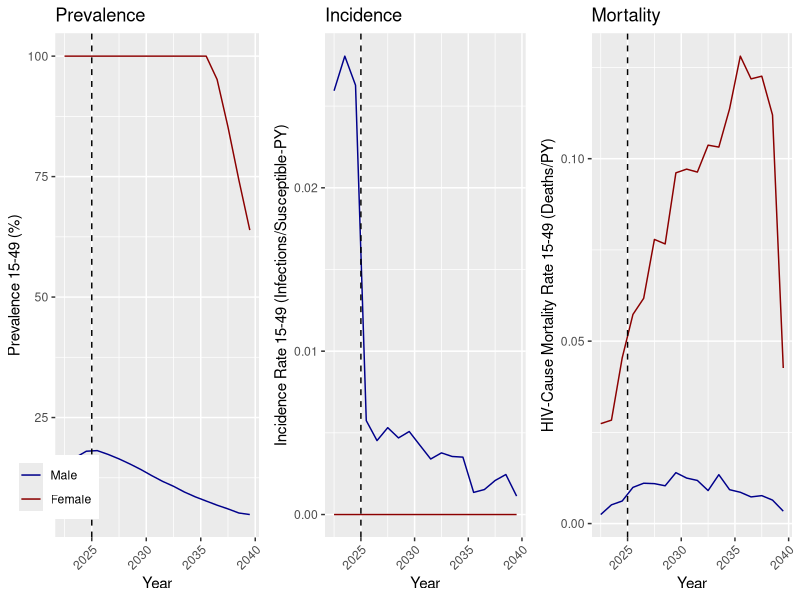

Here is the R script that generated this plot:
# SUMMARY: Plot HIV prevalence, incidence rate, and mortality rate for ages 15-49 by gender
# INPUT: output/ReportHIVByAgeAndGender.csv
# OUTPUT: figs/HIV_Summary.png

rm( list=ls( all=TRUE ) )
graphics.off()

library(reshape)
library(ggplot2)
library(gridExtra)

PrEP_YEAR = 2025

fig_dir = 'figs'
if( !file.exists(fig_dir) ) {
    dir.create(fig_dir)
}

dat = read.csv(file.path("output", "ReportHIVByAgeAndGender.csv"))

prevalent.m = melt(dat, 
    id=c("Year", "Gender", "Age"),
    measure=c("Population", "Infected", "On_ART"))

incident.m = melt(dat, 
    id=c("Year", "Gender", "Age"),
    measure=c("Died", "Died_from_HIV", "Newly.Infected"))

Years = unique(prevalent.m$Year)
nYears = 2*floor(length(Years)/2)   # Make it even
midYears = Years[seq(0,nYears-1) %% 2 == 0]   # First is mid-year

# midYear function for stitching half years together
midYear = function(year) {
    if( any(midYears == year) ) {
        return(year)
    }

    idx = which(year == Years)
    stopifnot(idx > 0)
    return( Years[[idx-1]] )
}

prevalent.m = prevalent.m[prevalent.m$Year %in% midYears,]
prevalent.c = cast(prevalent.m, Year + Gender~ variable, sum, subset=(Age>=15 & Age<50))

incident.m$Year = sapply(incident.m$Year, midYear)
incident.c = cast(incident.m, Year + Gender ~ variable, sum, subset=(Age>=15 & Age<50))

both.c = merge(prevalent.c, incident.c, by=c("Year", "Gender"))
both.c$Prevalence = 100 * both.c$Infected / both.c$Population
both.c$IncidenceRate = both.c$Newly.Infected / (both.c$Population - both.c$Infected)
both.c$IncidenceRate[ is.nan(both.c$IncidenceRate) ] = 0
both.c$HIVCauseMortalityRate = both.c$Died_from_HIV / both.c$Population
both.c$Gender = factor(both.c$Gender, labels=c("Male", "Female"))

p.prevalence = ggplot(both.c, aes(x=Year, y=Prevalence, colour=Gender)) +
    geom_line() +
    geom_vline(xintercept=PrEP_YEAR, colour="black", linetype="dashed") + # PrEP in PrEP_YEAR
    scale_color_manual(values=c("darkblue", "darkred")) +
    theme(axis.text.x = element_text(angle = 45, hjust = 1)) +
    theme(legend.position=c(0.0,0.1)) +
    theme(legend.title=element_blank()) +
    xlab( "Year" ) +
    ylab( "Prevalence 15-49 (%)" ) +
    ggtitle( "Prevalence" )

p.incidence = ggplot(both.c, aes(x=Year, y=IncidenceRate, colour=Gender)) +
    geom_line() +
    geom_vline(xintercept=PrEP_YEAR, colour="black", linetype="dashed") + # PrEP in PrEP_YEAR
    scale_color_manual(values=c("darkblue", "darkred")) +
    theme(axis.text.x = element_text(angle = 45, hjust = 1)) +
    theme(legend.position="none") +
    theme(legend.title=element_blank()) +
    xlab( "Year" ) +
    ylab( "Incidence Rate 15-49 (Infections/Susceptible-PY)" ) +
    ggtitle( "Incidence" )

p.deaths = ggplot(both.c, aes(x=Year, y=HIVCauseMortalityRate, colour=Gender)) +
    geom_line() +
    geom_vline(xintercept=PrEP_YEAR, colour="black", linetype="dashed") + # PrEP in PrEP_YEAR
    scale_color_manual(values=c("darkblue", "darkred")) +
    theme(axis.text.x = element_text(angle = 45, hjust = 1)) +
    theme(legend.position="none") +
    theme(legend.title=element_blank()) +
    xlab( "Year" ) +
    ylab( "HIV-Cause Mortality Rate 15-49 (Deaths/PY)" ) +
    ggtitle( "Mortality" )

q = grid.arrange(p.prevalence, p.incidence, p.deaths, ncol=3)

ggsave(file.path(fig_dir,"HIV_Summary.png"), plot=q, width=6, height=4)
